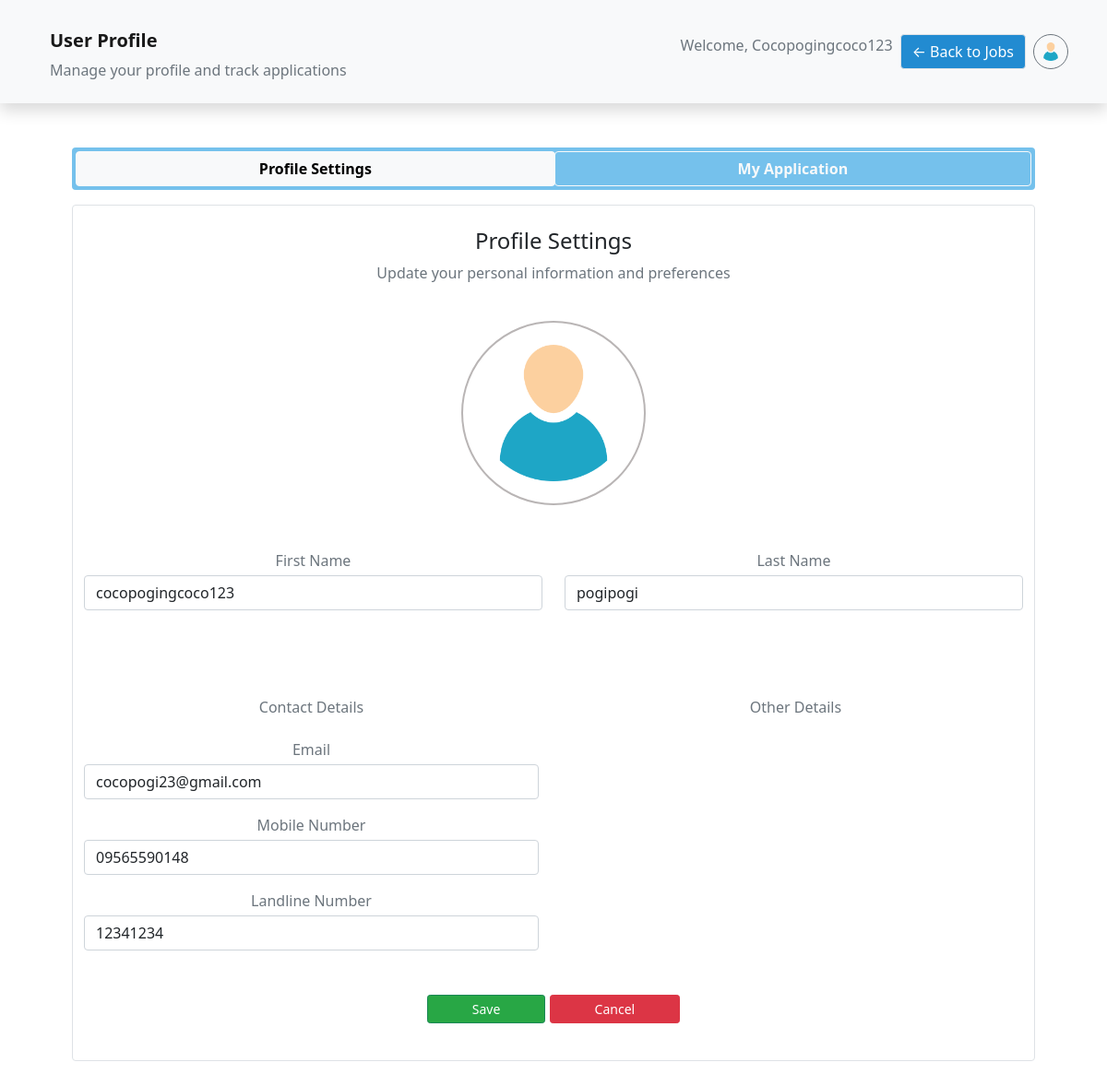
Page /public/ (signed in) on the earlier database version.
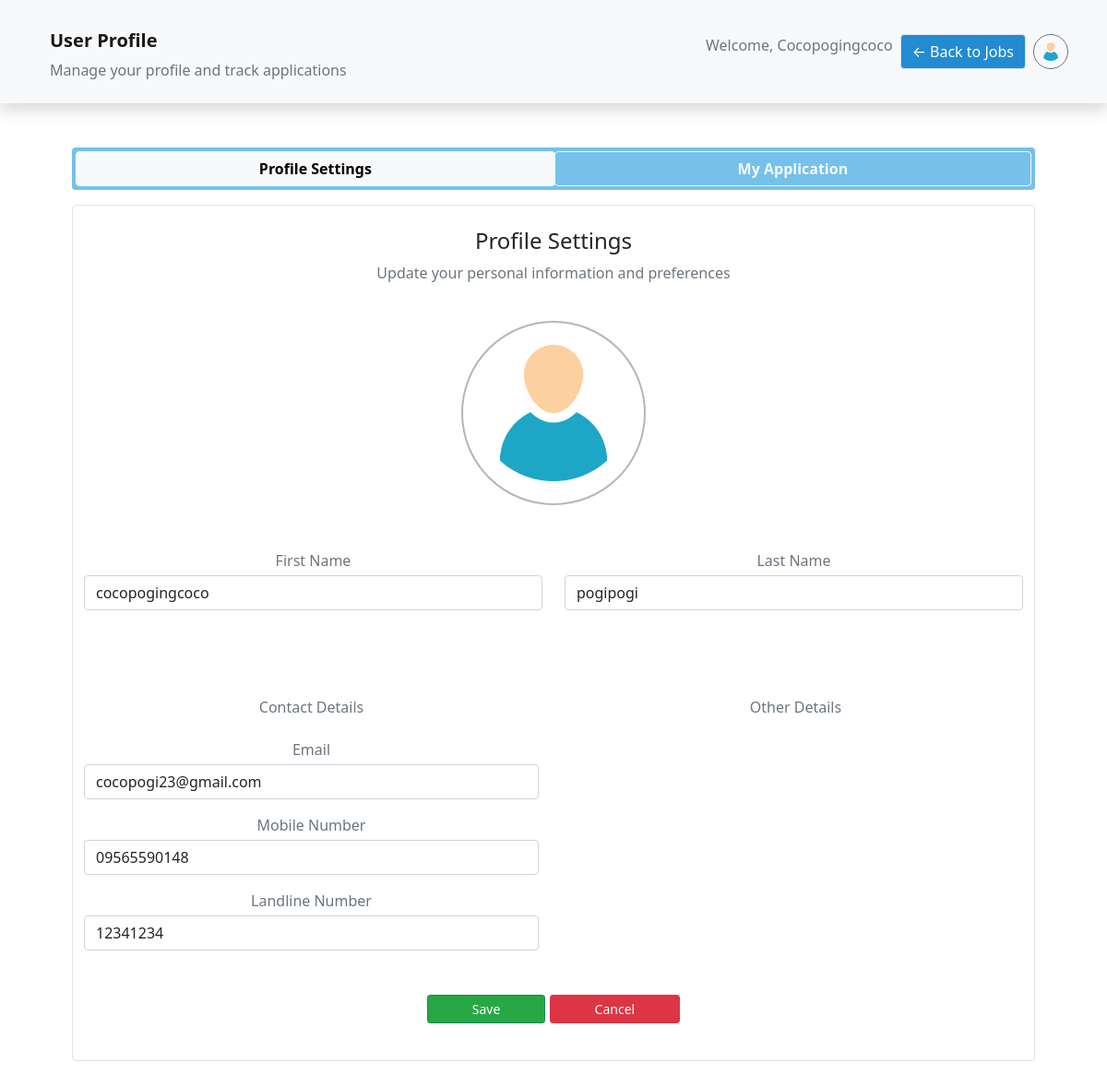
Same page on the later database version.
### my_app/models.py (models this page shows, shortened)
class Users(db.Model,UserMixin):
    id = db.Column(db.Integer(),primary_key=True)
    firstname=db.Column(db.String(length=30),nullable=False)
    lastname=db.Column(db.String(length=30),nullable=False)
    email_address=db.Column(db.String(length=50),nullable=False,unique=True)
    password_hash=db.Column(db.String(length=30),nullable=False)
    mobile_number = db.Column(db.String(length=11),nullable=True)
    phone_number = db.Column(db.String(length=8),nullable=True)
    rel_id_jobs = db.relationship('Jobs',backref='rel_id_jobs',lazy=True)
    department_id =db.Column(db.Integer(),db.ForeignKey('department.id'))
    user_type_id = db.Column(db.Integer(),db.ForeignKey('usertype.id'))
    user_type = db.relationship('Usertype')
    creation_date = db.Column(db.Date(),nullable=False)
    write_date =  db.Column(db.Date(),nullable=False)
    @property
    def password(self):
        return self.password

### my_app/routes.py (the view, shortened to what this page needs)
@app.route('/public/',methods=["GET","POST"])
@login_required
def public_dashboard():
    form=PersonalInfoForm(obj=current_user)
    if current_user.user_type.name != "public":
        return redirect(url_for("home_page"))
    return render_template('public/public_dashboard.html',show_navbar=False,form=form)

### my_app/forms.py
class PersonalInfoForm(FlaskForm):
    firstname = StringField(label='First Name', validators=[Length(min=3,max=30), DataRequired()])
    lastname = StringField(label='Last Name', validators=[Length(min=3,max=30), DataRequired()])
    email_address=StringField(label='Email', validators=[Email(), DataRequired()])
    mobile_number = StringField(label='Mobile Number', validators=[Length(min=11,max=11), DataRequired()])
    phone_number=StringField(label='Landline Number', validators=[Length(min=8,max=8)],default=('00000000'))
    update=SubmitField(label='Save')
    cancel=SubmitField(label='Cancel')

### my_app/models.py (called while the page is built)
@login_manager.user_loader
def load_user(user_id):
    return Users.query.get(int(user_id))

### my_app/templates/public/public_dashboard.html (shortened to what this page needs)
{% extends "dashboard/base_dashboard.html"%}
{% block nav %}
<li class="nav-item ">
    <span class="text-muted UserProf">Welcome, {{ current_user.firstname|capitalize }} </span>
</li>
<li class="nav-item">
    <button id="nav-btn" type="button" class="btn btn-light fw-normal border" onclick="location.href='{{ url_for('career_page') }}'">
    ← Back to Jobs
    </button>
</li>
<li class="nav-item">
    <div class="dropdown">
        <button class="btn btn-light border border-secondary rounded-circle custom-dropdown-btn p-2 d-lg-flex" type="button" id="dropdownMenuButton2" data-bs-toggle="dropdown" aria-expanded="false">
            <img src="{{ url_for('static', filename='builtin/icons/person.png') }}" width="20" alt="Menu Icon">
        </button>
    </div>
</li>
{% endblock%}
{% block section %}
<div class="container p-5">
    <div id='btn-group-container' class="container-fluid p-1 mb-3 rounded btn-group-container">
        <div class="btn-group  w-100" role="group" aria-label="Form Navigation">
            <button type="button" class="btn btn-outline-light fw-bold rounded active" id="btn-personal">Profile Settings</button>
            <button type="button" class="btn btn-outline-light fw-bold rounded" id="btn-application">My Application</button>
        </div>
    </div>
    <div id="section-personal" class="form-section container-fluid border rounded py-4">
        <div class="d-flex flex-column align-items-center justify-content-center pb-4">
            <h4>Profile Settings</h4>
            <p class="text-muted">Update your personal information and preferences</p>
        </div>
        <form method="POST">
            <div class="avatar pb-5">
                <div class="avatar-pic">
                    <img src="{{ url_for('static', filename='builtin/icons/person.png') }}" class="w-100 h-100 object-fit-cover p-4" alt="Avatar">
                </div>
            </div>
            <div class="row row-cols-1 row-cols-lg-2 mb-5 text-muted">
                <div class="col text-center">
                    {{ form.firstname.label(class="mb-1") }}
                    {{ form.firstname(class="form-control", placeholder="Juan") }}
                </div>
                <div class="col text-center">
                    {{ form.lastname.label(class="mb-1") }}
                    {{ form.lastname(class="form-control", placeholder="Dela Cruz") }}
                </div>
            </div>
            <div class="row">
                <div class="col-12 col-lg-6 text-center text-muted py-5 pe-lg-3">
                    <h6 class="mb-4">Contact Details</h6>
                    <div class="mb-3">
                        {{ form.email_address.label(class="mb-1") }}
                        {{ form.email_address(class="form-control", placeholder="your@email.com") }}
                    </div>
                    <div class="mb-3">
                        {{ form.mobile_number.label(class="mb-1") }}
                        {{ form.mobile_number(class="form-control", placeholder="+63*") }}
                    </div>
                    <div>
                        {{ form.phone_number.label(class="mb-1") }}
                        {{ form.phone_number(class="form-control", placeholder="0000-0000") }}
                    </div>
                </div>
                <div class="col-12 col-lg-6 text-center text-muted py-5 ps-lg-3">
                    <h6 class="mb-4">Other Details</h6>
                </div>
            </div>
            <div class="text-center mb-3">
                {{form.update(class="btn btn-sm btn-outline-success text-success px-5")}}
                {{form.cancel (class="btn btn-sm btn-outline-danger text-danger px-5")}}
            </div>
        </form>
    </div>
</div>
{% endblock%}

### my_app/templates/dashboard/base_dashboard.html (shortened to what this page needs)
{% extends "base.html"%}
{% block content %}
    <nav class="navbar navbar-expand-lg navbar-light bg-light shadow p-4">
        <div class="container">
            {% if current_user.user_type.name=='admin' or current_user.user_type.name=='internal'%}
                <div class="d-flex w-100 justify-content-between align-items-center position-relative">
                    <button class="btn btn-light d-flex justify-content-center align-items-center p-2 dashboard_side_btn" type="button" data-bs-toggle="offcanvas" data-bs-target="#offcanvasScrolling" aria-controls="offcanvasScrolling">
                        <img src="{{ url_for('static', filename='builtin/icons/menu-button.png') }}" width="20" alt="Menu Icon">
                    </button>
                    <div class="position-absolute start-50 translate-middle-x text-center">
                        <a class="navbar-brand fw-bold mb-0" href="{{ url_for('admin_dashboard') }}">
                            <span>{{ current_user.user_type|capitalize }}</span> Dashboard
                        </a>
                        <div class="text-muted small">Welcome back, {{ current_user.firstname|capitalize }}</div>
                    </div>
                    <button class="navbar-toggler" type="button" data-bs-toggle="collapse" data-bs-target="#navbarNavAltMarkup" aria-controls="navbarNavAltMarkup" aria-expanded="false" aria-label="Toggle navigation">
                        <span class="navbar-toggler-icon"></span>
                    </button>
                </div>
            {% else %}
                <div class="container-fluid">
                    <div class="d-flex justify-content-between align-items-center flex-wrap">
                        <a class="navbar-brand fw-bold" href="{{url_for('admin_dashboard')}}">User Profile</a>
                    </div>
                    <span class="text-sm text-muted UserProf">Manage your profile and track applications</span>
                </div>
            {% endif %}
            <div class="collapse navbar-collapse text-end text-nowrap" id="navbarNavAltMarkup">
                <ul class="navbar-nav ms-auto gap-2 ">
                    {% block nav%}
                    {% endblock%}
                </ul>
            </div>
        </div>
    </nav>
    <section class="main-content">
    {% block section %}{% endblock%}
    </section>
{% endblock%}

### my_app/templates/base.html (shortened to what this page needs)
<!DOCTYPE html>
<html lang="en">
<head>
    <link href="https://cdn.jsdelivr.net/npm/bootstrap@5.0.2/dist/css/bootstrap.min.css" rel="stylesheet">
    <link rel="stylesheet" href="https://cdn.jsdelivr.net/npm/bootstrap-icons@1.3.0/font/bootstrap-icons.css">
    <link href="https://cdn.jsdelivr.net/npm/remixicon@3.2.0/fonts/remixicon.css" rel="stylesheet">
    <link rel= "stylesheet" href= "{{ url_for('static',filename='style.css') }}">
</head>
<body>
    {% block content%}
    {% endblock%}
</body>
</html>

### my_app/static/style.css (style rules this page uses)
:root { --primary-color: #e0ebed; --text-dark: #231e22; --text-light: #767268; --extra-light: #f3f4f6; --white: #ffffff; --danger: #f07b73; --info: #53b8f3; --max-width: 1200px; }
* { padding: 0; margin: 0; box-sizing: border-box; }
#nav-btn { color: #ffffff; background-color: #228bd1; white-space: nowrap; }
.main-content,.navbar { transition: margin 0.3s ease; }
.form-section { transition: all 0.5s ease-in-out; }
.btn-group-container { background-color: #75c1ec; }
.avatar { display: flex; justify-content: center; align-items: center; }
.avatar-pic { width: 200px; height: 200px; border-radius: 50%; border: 2px solid rgb(185, 181, 181); overflow: hidden; }
.btn-outline-success { background-color: #28a745; color: white !important; }
.btn-outline-danger { background-color: #dc3545; color: white !important; }

Differences in the rows shown:
changed Users "pogipogi": firstname "Cocopogingcoco123" → "Cocopogingcoco"; firstname "cocopogingcoco123" → "cocopogingcoco"
